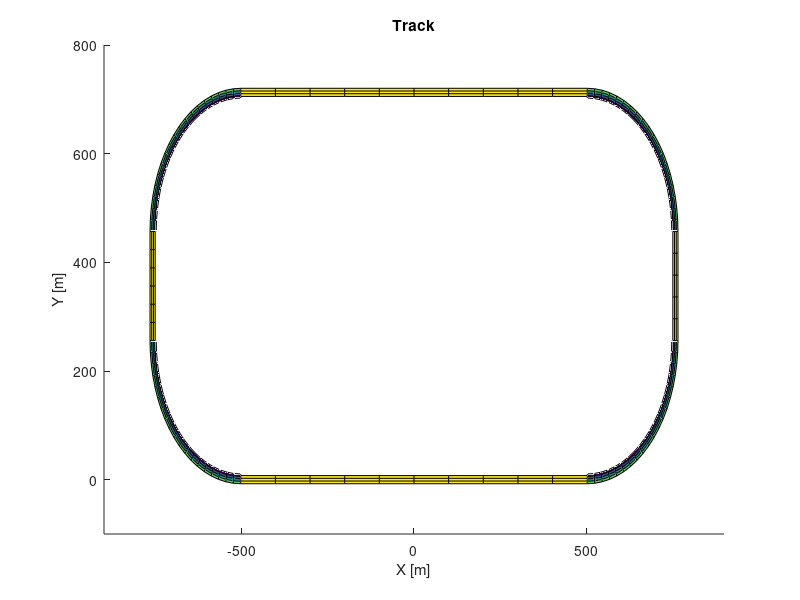

Recreate this plot in MATLAB.
function [rS1, rS2, rS3, rS4, rCurveRays, rCurveCenters, rCurveZ, rZOffset,...
    rXMax, rXMin, rYMax, rYMin, rBankingAngle] = track3d ()
%% setup track
longStraight = 1006;
shortStraight = 201;
turn = 402;
curveCoord = turn * 2 / pi;

roadWidth = 15;
curveWidth = 18;
bankingAngle = deg2rad(9 + (12/60));

%first straight
S1 = [ -longStraight/2  longStraight/2;
       0                0          ];

%second straight
S2 = [ S1(1,2)+curveCoord   S1(1,2)+curveCoord;  
       S1(2,2)+curveCoord   S1(2,2)+curveCoord+shortStraight];
   
%third straight
S3 = [ S2(1,2)-curveCoord   S2(1,2)-curveCoord-longStraight;  
       S2(2,2)+curveCoord   S2(2,2)+curveCoord ];

%fourth straight
S4 = [ S3(1,2)-curveCoord   S3(1,2)-curveCoord;  
       S3(2,2)-curveCoord   S3(2,2)-curveCoord-shortStraight ];
 
%% create surfaces for straight sectors
hold on;

[xS1, yS1] = meshgrid(S1(1,1):(longStraight/10):S1(1,2), ...
    (-roadWidth/2):(roadWidth/3):(roadWidth/2));
zS1 = zeros(size(xS1, 1), size(xS1, 2));

[xS2, yS2] = meshgrid((-roadWidth/2):(roadWidth/3):(roadWidth/2), ...
    S2(2,1):(shortStraight/5):S2(2,2));
xS2 = xS2 + longStraight/2 + curveCoord;
zS2 = zeros(size(xS2, 1), size(xS2, 2));

[xS3, yS3] = meshgrid(S3(1,2):(longStraight/10):S3(1,1), ...
    (-roadWidth/2):(roadWidth/3):(roadWidth/2));
yS3 = yS3 + curveCoord + shortStraight + curveCoord;
zS3 = zeros(size(xS3, 1), size(xS3, 2));

[xS4, yS4] = meshgrid((-roadWidth/2):(roadWidth/3):(roadWidth/2), ...
    S4(2,2):(shortStraight/6):S4(2,1));
xS4 = xS4 - longStraight/2 - curveCoord;
zS4 = zeros(size(xS4, 1), size(xS4, 2));

[TC1, RC1] = meshgrid(linspace(-pi/2, 0, 20), linspace(curveCoord-(curveWidth-roadWidth/2), curveCoord+(roadWidth/2), 5));
xC1 = RC1.*cos(TC1);
yC1 = RC1.*sin(TC1);
xC1 = xC1 + longStraight/2;
yC1 = yC1 + curveCoord;
zC1 = zeros(size(xC1, 1), size(xC1, 2));

[TC2, RC2] = meshgrid(linspace(0, pi/2, 20), linspace(curveCoord-(curveWidth-roadWidth/2), curveCoord+(roadWidth/2), 5));
xC2 = RC2.*cos(TC2);
yC2 = RC2.*sin(TC2);
xC2 = xC2 + longStraight/2;
yC2 = yC2 + curveCoord + shortStraight;
zC2 = zeros(size(xC2, 1), size(xC2, 2));

[TC3, RC3] = meshgrid(linspace(pi/2, pi, 20), linspace(curveCoord-(curveWidth-roadWidth/2), curveCoord+(roadWidth/2), 5));
xC3 = RC3.*cos(TC3);
yC3 = RC3.*sin(TC3);
xC3 = xC3 - longStraight/2;
yC3 = yC3 + curveCoord + shortStraight;
zC3 = zeros(size(xC3, 1), size(xC3, 2));

[TC4, RC4] = meshgrid(linspace(pi, 3*pi/2, 20), linspace(curveCoord-(curveWidth-roadWidth/2), curveCoord+(roadWidth/2), 5));
xC4 = RC4.*cos(TC4);
yC4 = RC4.*sin(TC4);
xC4 = xC4 - longStraight/2;
yC4 = yC4 + curveCoord;
zC4 = zeros(size(xC4, 1), size(xC4, 2));

for i = 1:1:size(zC1, 1)-1
    zC1(i+1,:) = zC1(i,:)+(curveWidth/4)*sin(bankingAngle);
end
for i = 1:1:size(zC2, 1)-1
    zC2(i+1,:) = zC2(i,:)+(curveWidth/4)*sin(bankingAngle);
end
for i = 1:1:size(zC3, 1)-1
    zC3(i+1,:) = zC3(i,:)+(curveWidth/4)*sin(bankingAngle);
end
for i = 1:1:size(zC4, 1)-1
    zC4(i+1,:) = zC4(i,:)+(curveWidth/4)*sin(bankingAngle);
end

% rescale straights by z offset, adjust starting of bank
zOffset = zC1(size(zC1, 1),1);
zS1 = zS1 + zOffset;
zS2 = zS2 + zOffset;
zS3 = zS3 + zOffset;
zS4 = zS4 + zOffset;

% reformat data from later usage of find
curveRays = RC1(:,1); % rays from C1, C2, C3 and C4 are the same
curveCenters = [    longStraight/2, curveCoord;
                    longStraight/2, curveCoord + shortStraight;
                    -longStraight/2, curveCoord + shortStraight;
                    -longStraight/2, curveCoord;];
curveZ = zC1(:,1); % z from C1, C2, C3 and C4 are the same;

xMax = longStraight/2 + curveCoord + roadWidth/2;
yMax = curveCoord + shortStraight + curveCoord + shortStraight/2;
xMin = -xMax;
yMin = 0 - roadWidth/2;

%% plot
surf(xS1, yS1, zS1);
surf(xS2, yS2, zS2);
surf(xS3, yS3, zS3);
surf(xS4, yS4, zS4);
surf(xC1, yC1, zC1);
surf(xC2, yC2, zC2);
surf(xC3, yC3, zC3);
surf(xC4, yC4, zC4);

xlim([-900, 900]);
ylim([-100, 800]);
zlim([0, 50]);
xlabel('X [m]');
ylabel('Y [m]');
zlabel('Z [m]');
title('Track');

hold off;

%% return all needed
rS1 = S1;
rS2 = S2;
rS3 = S3;
rS4 = S4;
rCurveRays = curveRays;
rCurveCenters = curveCenters;
rCurveZ = curveZ;
rZOffset = zOffset;
rXMax = xMax;
rXMin = xMin;
rYMax = yMax;
rYMin = yMin;
rBankingAngle = bankingAngle;
